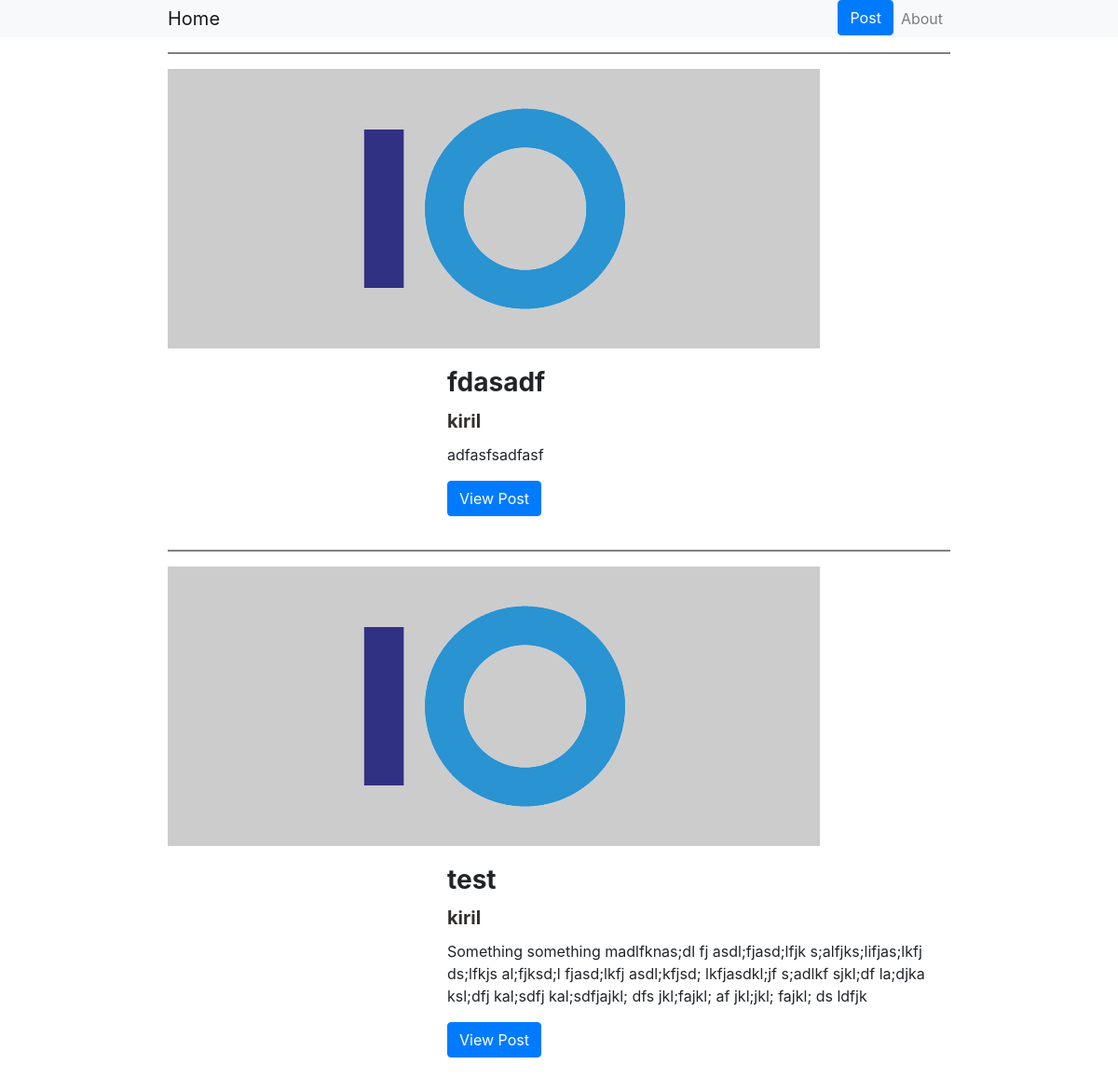
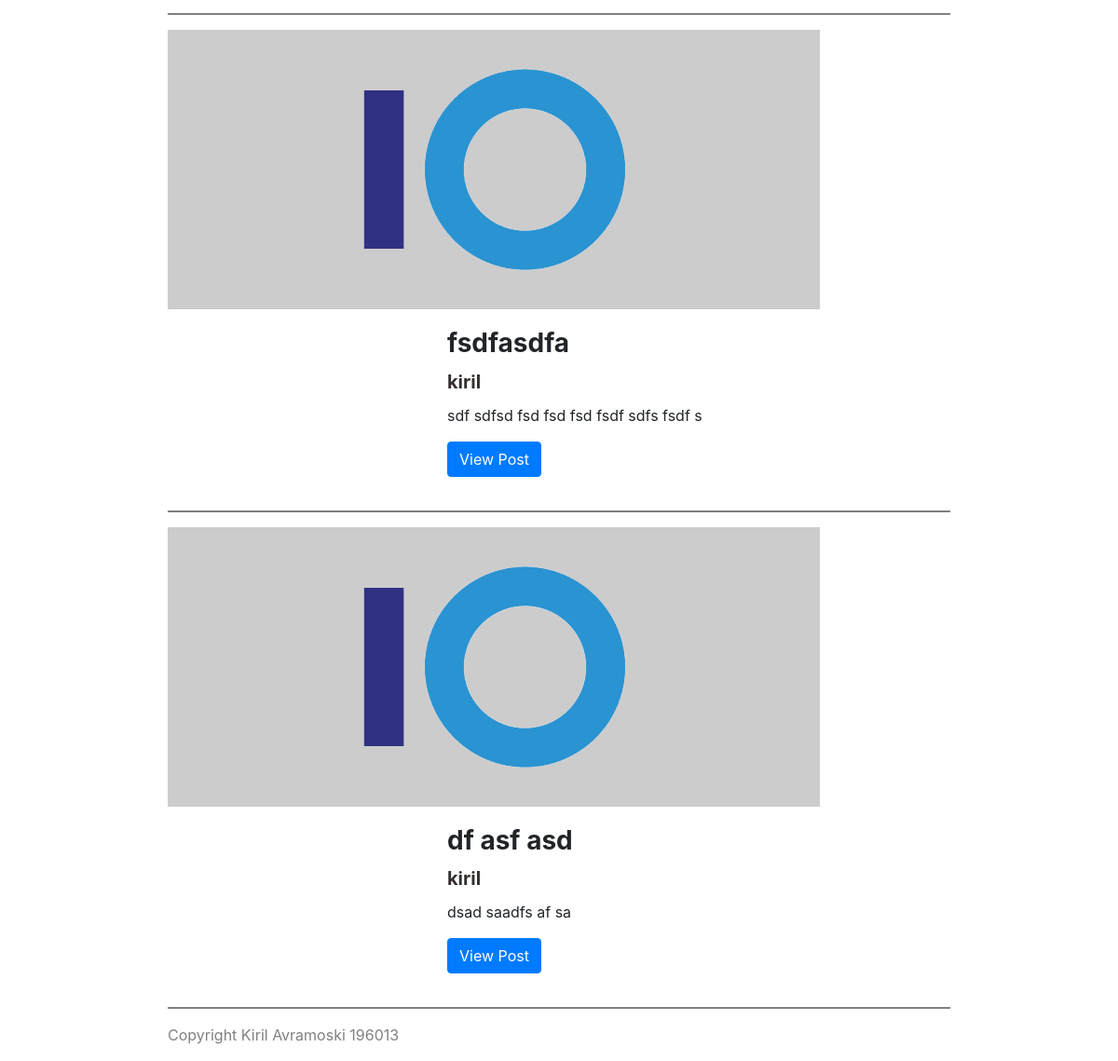
Page /blog/posts/ on the committed database (2 pictures, top to bottom).
### blog/models.py (models this page shows)
class BlogPost(models.Model):
    title = models.CharField(max_length=10)
    author = models.ForeignKey(BlogUser, on_delete=models.SET_NULL, null=True)
    body = models.TextField()
    files = models.FileField(blank=True)
    publication_date = models.DateTimeField('Date published', default=django.utils.timezone.now)
    edited_last = models.DateTimeField('Last edited', default=django.utils.timezone.now)

class BlogUser(models.Model):
    user = models.OneToOneField(User, on_delete=models.CASCADE, primary_key=True)
    def __str__(self) -> str:
        return self.user.username

### blog/views.py (the view)
# urls.py: path('posts/', views.posts, name='posts'),
def posts(request):
    blogs = BlogPost.objects.all()
    current_user = request.user
    return render(request, 'posts.html', {"blogs": blogs})

### blog/templates/posts.html (shortened to what this page needs)
{% extends 'base.html' %}
{% block navbar %}
            <nav class="navbar navbar-expand-sm navbar-light bg-light">
                <a class="navbar-brand" href="{% url 'posts' %}">Home</a>
                <div class="collapse navbar-collapse" id="navbarSupportedContent">
                  <ul class="navbar-nav">
                    <li class="nav-item">
                        <a href="{% url 'addblog' %}"><button type="button" class="btn btn-primary" >Post</button>     </a>
                    </li>
                    <li class="nav-item">
                      <a class="nav-link" href="#">About</a>
                    </li>
                  </ul>
                </div>
            </nav>
{% endblock %}
{% block blog_posts %}
{% for blog in blogs %}
<hr style="width:auto;height:2px;border-width:0;color:gray;background-color:gray">
<div class="clearfix">
    {% load static %}
    <img src="{% static '/blog/project.png' %}" class="float-left">
    <div class="card float-right border-0" style="width: 35rem;">
        <div class="card-body">
        <h3 class="card-title"><strong>{{blog.title}}</strong></h3>
        <h5 class="card-title", style="color:rgb(52, 47, 47);"><strong>{{blog.author}}</strong></h5>
        <p class="card-text">{{blog.body}} </p>
        <button type="button" class="btn btn-primary">View Post</button>
        </div>
    </div>
</div>
{% endfor %}
{% endblock %}

### blog/templates/base.html (shortened to what this page needs)
{% load static %}
<!DOCTYPE html>
<html lang="en">
    <head>
        <link rel="stylesheet" href="https://cdn.jsdelivr.net/npm/bootstrap@4.3.1/dist/css/bootstrap.min.css">
        <link rel="stylesheet" href="{% static '/blog/base.css' %}">
    </head>
    <body>
        <div class="header">
          {% block navbar %}
          {% endblock %}
        </div>
        <div class="page">
          {% block blog_posts %}
          {% endblock %}
          <hr style="width:auto;height:2px;border-width:0;color:gray;background-color:gray">
          <p style="color: gray;">Copyright Kiril Avramoski 196013</p>
        </div>
    </body>
</html>

### static/blog/base.css (style rules this page uses)
.page { padding:0% 15% 0% 15% }
.navbar { padding:0% 15% 0% 15% }

### rows in the picture
BlogPost: title "fdasadf", author "kiril", body "adfasfsadfasf"
BlogPost: title "test", author "kiril", body "Something something madlfknas;dl fj asdl;fjasd;lfjk s;alfjks;lifjas;lkfj ds;lfkjs al;fjksd;l fjasd;lkfj asdl;kfjsd; lkfjasdkl;jf s;adlkf sjkl;df la;djka ksl;dfj kal;sdfj kal;sdfjajkl; dfs jkl;fajkl; af jkl;jkl; fajkl; ds ldfjk"
BlogPost: title "fsdfasdfa", author "kiril", body "sdf sdfsd fsd fsd fsd fsdf sdfs fsdf s"
BlogPost: title "df asf asd", author "kiril", body "dsad saadfs af sa"
